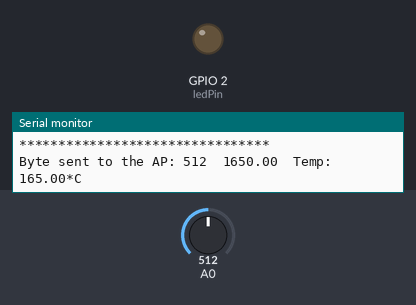
Bench run of a sketch on a simulated ESP8266 (NodeMCU). Parts: output pins drawn as LEDs (lit = HIGH), the last lines printed to the serial monitor. The test bench sets the inputs (shaded band); at power-on: A0 = 512. WiFi joins after 1.5 s; servers stay silent unless stated.

Above: at 2.1 s.
At 7.0 s:
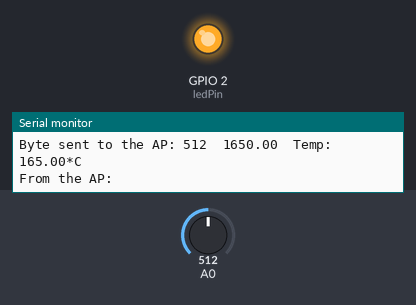
Timing chart, 0 to 8.9 s (numbered marks = the images above):
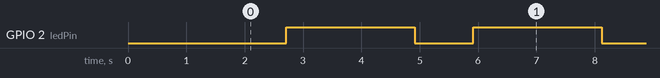

The sketch:

Lab6_1_Komarovskis_client.ino
```cpp
/*  Accesspoint - station communication without router
 *  see: https://github.com/esp8266/Arduino/blob/master/doc/esp8266wifi/station-class.rst
 *  Works with: accesspoint_bare_01.ino
 */

#include <ESP8266WiFi.h>

//LM35 stuff
int val;
int tmpPin=0;
float mv,cel;

byte ledPin = 2;
char ssid[] = "robootika";           // SSID of your AP
char pass[] = "DigiLaboriArvutiKlass";         // password of your AP

IPAddress server(172,17,54,208);     // IP address of the AP
WiFiClient client;

void setup() {
  Serial.begin(115200);
  WiFi.mode(WIFI_STA);
  WiFi.begin(ssid, pass);           // connects to the WiFi AP
  Serial.println();
  Serial.println("Connection to the AP");
  while (WiFi.status() != WL_CONNECTED) {
    Serial.print(".");
    delay(500);
  }
  Serial.println();
  Serial.println("Connected");
  Serial.println("station_bare_01.ino");
  Serial.print("LocalIP:"); Serial.println(WiFi.localIP());
  Serial.println("MAC:" + WiFi.macAddress());
  Serial.print("Gateway:"); Serial.println(WiFi.gatewayIP());
  Serial.print("AP MAC:"); Serial.println(WiFi.BSSIDstr());
  pinMode(ledPin, OUTPUT);
}

void loop() {
  client.connect(server, 8888);
  digitalWrite(ledPin, LOW);
  Serial.println("********************************");
  Serial.print("Byte sent to the AP: ");
//  Serial.println(client.print("Anyo\r"));
//  String saadetud=Serial.readString();
//  client.println(saadetud+"\r");
//  Serial.println(saadetud);
  val = analogRead(tmpPin);
  Serial.print(val);
  Serial.print(" ");
  mv=val*3300/1024;
  Serial.print(" ");
  Serial.print(mv);
  Serial.print("  ");
  cel=mv/10;

  Serial.print("Temp: ");
  Serial.print(cel);
  Serial.println("*C");
  client.println(String(cel)+"\r");
  String answer = client.readStringUntil('\r');
  Serial.println("From the AP: " + answer);
  client.flush();
  digitalWrite(ledPin, HIGH);
  client.stop();
  delay(2000);
}
```

Measured:
- by itself, GPIO 2 (ledPin): alternates HIGH for 2.2 s and LOW for 1.0 s
